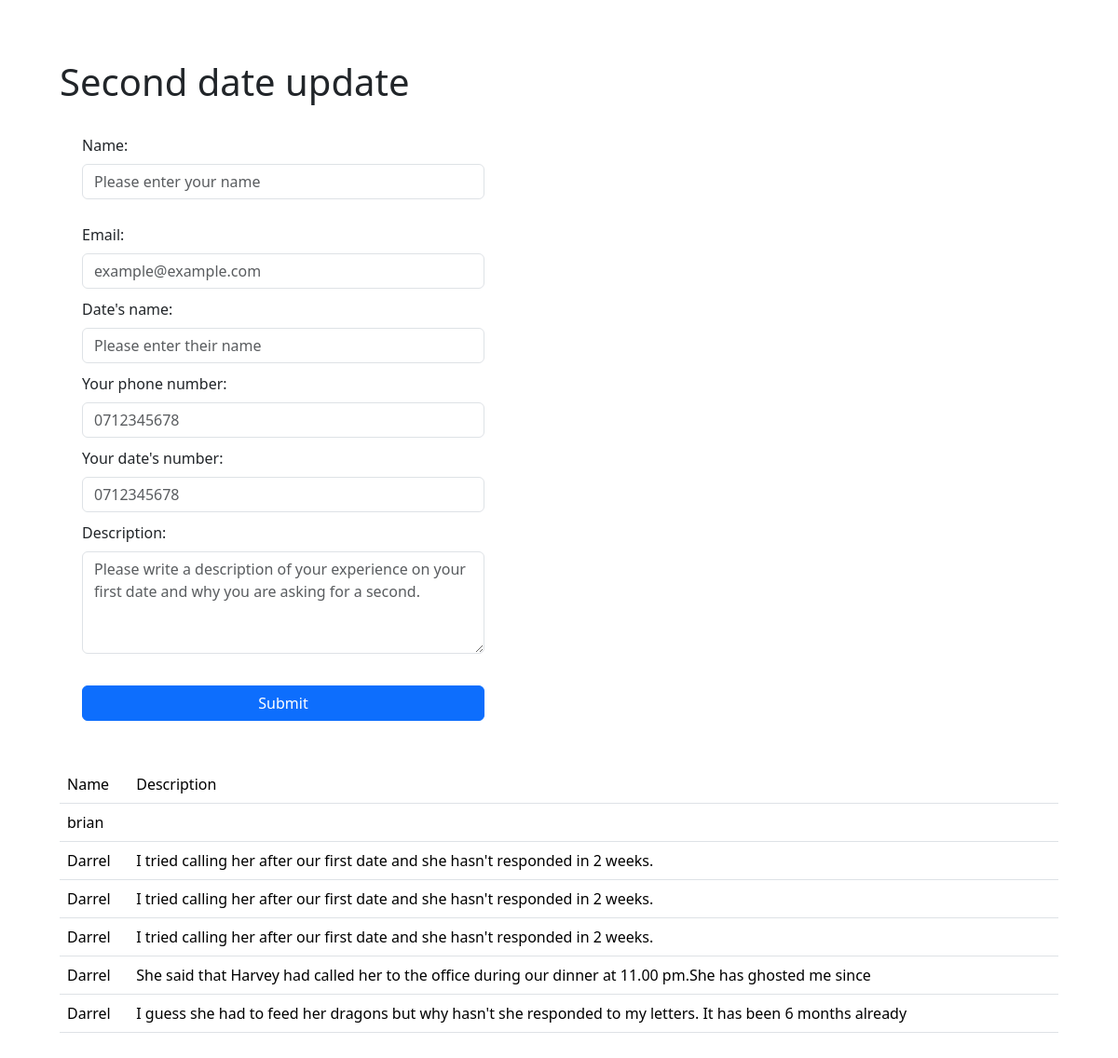
The page / on the database its author committed.
### tables this page shows
CREATE TABLE `requests` (
  `request_id` int(11) NOT NULL AUTO_INCREMENT,
  `name` varchar(255) DEFAULT NULL,
  `date_name` varchar(255) DEFAULT NULL,
  `email` varchar(50) DEFAULT NULL,
  `phone` varchar(20) DEFAULT NULL,
  `date_number` varchar(20) DEFAULT NULL,
  `description` mediumtext DEFAULT NULL,
  PRIMARY KEY (`request_id`)
);

### index.php (called while the page is built)
<?php
require "load.php";
$content = $DbConn->get_user_content();
$ObjLayouts->head("Mars form");
$ObjForms->sign_up_form("./verify_email.php");
$ObjContents->show_user_content($content);
$ObjLayouts->foot();
?>

### includes/dbConnection.php (called while the page is built, shortened)
<?php
class dbConnection{
  private $connection;
  public function connection($db_type, $db_host, $db_port, $db_user, $db_pass, $db_name){
    if($db_port<>Null){
      $db_host .= ":" . $db_port;
    }
    try {
      $this->connection = new PDO("mysql:host=$db_host;dbname=$db_name", $db_user, $db_pass);
      $this->connection->setAttribute(PDO::ATTR_ERRMODE, PDO::ERRMODE_EXCEPTION);
    } catch(PDOException $e) {
      echo "Connection failed: " . $e->getMessage();
    }
  }
  public function get_user_content(){
    $sql = "SELECT * FROM requests";
    $stmt = $this->connection->prepare($sql);
    $stmt->execute();
    return $stmt;
  }
}
?>

### load.php (called while the page is built, shortened)
<?php
function ClassAutoload($ClassName){
   $directories = ["structure", "includes"];
   foreach($directories AS $dir){
        $FileName = dirname(__FILE__) . DIRECTORY_SEPARATOR . $dir .  DIRECTORY_SEPARATOR . $ClassName . '.php';
   }
}
    $DbConn = new dbConnection("mysql", "localhost", 3306, "iap", "iap@2024", "darrel_157769");
?>

### structure/contents.php (the view)
<?php
class contents{
  function show_user_content($requests){
    ?>
    <table class="table">
      <tr>
        <td>Name</td>
        <td>Description</td>
      </tr>
    <?php
    foreach($requests->fetchAll(PDO::FETCH_ASSOC) as $request){
      echo "<tr><td>" . $request['name'] . "</td><td>" . $request['description'] . "</td></tr>";
    }?>
    </table>
    <?php
  }
}
?>

### structure/layouts.php (shortened to what this page needs)
<?php
class layouts{
  public function head($title){?>
    <!DOCTYPE html>
    <html lang="en">
      <head>
        <link href="bootstrap/css/bootstrap.css" rel="stylesheet">
      </head>
      <body style="padding: 64px">
        <?php
        }
  public function foot(){
        ?>
      </body>
    </html>
    <?php
  }
}
?>

### structure/forms.php (shortened to what this page needs)
<?php
class forms{
  function sign_up_form($handler){?>
    <h1>Second date update</h1>
    <form
    action="<?= $handler ?>"
      method="post"
      style="
        padding: 24px;
        width: 40vw;
        row-gap: 10px;
        display: flex;
        flex-direction: column;
      "
    >
      <div class="mb-3">
        <label for="name" class="form-label">Name: </label
        ><input
          type="text"
          name="name"
          class="form-control"
          required
          pattern="[a-zA-Z]{4,20}"
          placeholder="Please enter your name"
        />
      </div>
      <div>
        <label for="email" class="form-label">Email: </label
        ><input
          class="form-control"
          type="text"
          name="email"
          required
          pattern="[a-z0-9._%+\-]+@[a-z0-9.\-]+\.[a-z]{2,}$"
          placeholder="example@example.com"
        />
      </div>
      <div>
        <label for="dates" class="form-label">Date's name: </label
        ><input
          class="form-control"
          type="text"
          name="dates"
          required
          pattern="[a-zA-Z]{4,20}"
          placeholder="Please enter their name"
        />
      </div>
      <div>
        <label for="p_no" class="form-label">Your phone number: </label
        ><input
          type="text"
          pattern="[0-9]{10}"
          required
          name="p_no"
          class="form-control"
          placeholder="0712345678"
        />
      </div>
      <div>
        <label for="dates_no" class="form-label">Your date's number: </label
        ><input
          type="text"
          required
          pattern="[0-9]{10}"
          class="form-control"
          name="dates_no"
          placeholder="0712345678"
        />
      </div>
      <div>
        <label for="desc" class="form-label">Description: </label
        ><textarea
          rows="4"
          name="desc"
          required
          class="form-control"
          cols="18"
          placeholder="Please write a description of your experience on your first date and why you are asking for a second."
        ></textarea>
      </div>
      <button type="submit" class="btn btn-primary my-4">Submit</button>
    </form>
    <?php
  }
    function verify_form($post, $verify){?>
    <?php }
}
?>

### rows shown on the page
requests: name "brian"
requests: name "Darrel", description "I tried calling her after our first date and she hasn't responded in 2 weeks."
requests: name "Darrel", description "I tried calling her after our first date and she hasn't responded in 2 weeks."
requests: name "Darrel", description "I tried calling her after our first date and she hasn't responded in 2 weeks."
requests: name "Darrel", description "She said that Harvey had called her to the office during our dinner at 11.00 pm.She has ghosted me since"
requests: name "Darrel", description "I guess she had to feed her dragons but why hasn't she responded to my letters. It has been 6 months already"
